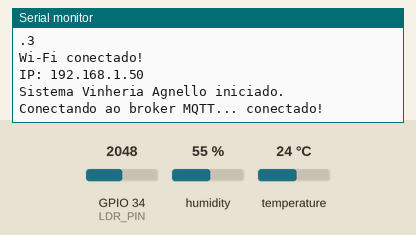
Bench run of a sketch on a simulated ESP32. Shown: the last lines printed to the serial monitor. The inputs (shaded band) are chosen by the test bench; at power-on: humidity 55 %, GPIO 34 (LDR_PIN) = 2048, temperature 24 °C. WiFi joins after 1.5 s; servers stay silent unless stated; random numbers use the default seed unless the sketch sets one; no MQTT or app messages arrive unless stated.

Above: at 2.7 s.
2.8 s: humidity set to 22 %
At 5.4 s:
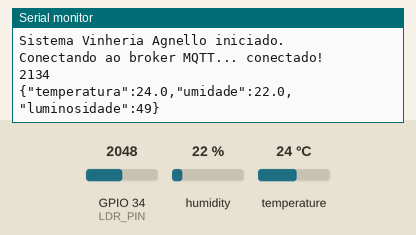
9.5 s: GPIO 34 (LDR_PIN) set to 2866
At 12.7 s:
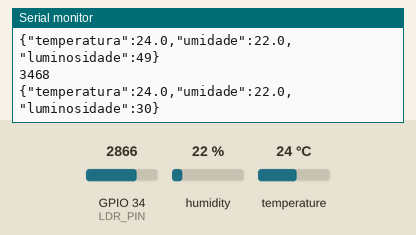
15.0 s: temperature set to 12 °C
At 16.9 s:
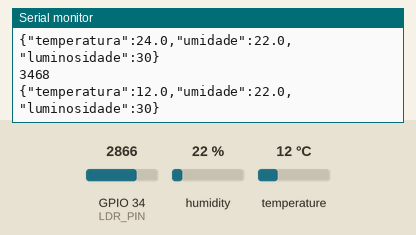
20.5 s: GPIO 34 (LDR_PIN) set to 3603
At 25.4 s:
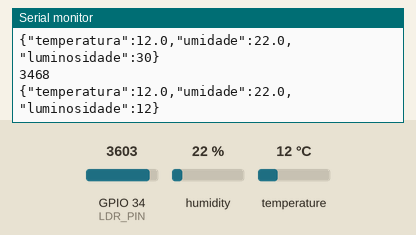
26.0 s: humidity set to 40 %
At 28.5 s:
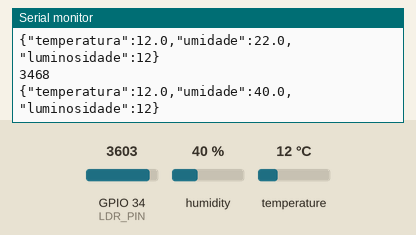
Timing chart, 0 to 30.0 s (numbered marks = the images above; inputs shaded):
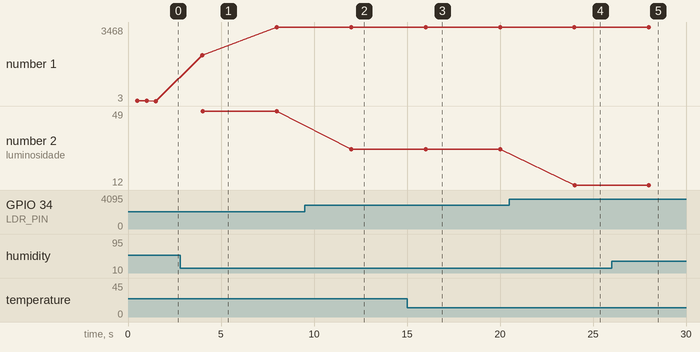

The sketch:

sketch.ino
```cpp
#include <WiFi.h>
#include <PubSubClient.h>
#include <DHT.h>

// CONFIGURAÇÕES DOS SENSORES

#define DHT_PIN 15
#define DHT_TYPE DHT22

#define LDR_PIN 34

DHT dht(DHT_PIN, DHT_TYPE);


// CONFIGURAÇÕES WI-FI

// Wi-Fi padrão utilizado pelo Wokwi
const char* ssid = "Wokwi-GUEST";
const char* password = "";


// CONFIGURAÇÕES MQTT

const char* mqtt_server = "broker.hivemq.com";
const int mqtt_port = 1883;


// Tópicos utilizados pela aplicação

const char* topicTemperatura =
  "Fiap/iot/3ESOA-2026/xfive/temperatura";

const char* topicUmidade =
  "Fiap/iot/3ESOA-2026/xfive/umidade";

const char* topicLuminosidade =
  "Fiap/iot/3ESOA-2026/xfive/luminosidade";

const char* topicSensores =
  "Fiap/iot/3ESOA-2026/xfive/todos";


// OBJETOS DE CONEXÃO

WiFiClient espClient;
PubSubClient mqttClient(espClient);


// CONTROLE DO INTERVALO DE LEITURA

unsigned long ultimaLeitura = 0;

const unsigned long intervaloLeitura = 4000;


// CONEXÃO WI-FI

void conectarWiFi() {

  Serial.print("Conectando ao Wi-Fi");

  WiFi.begin(ssid, password);

  while (WiFi.status() != WL_CONNECTED) {

    delay(500);

    Serial.print(".");

    Serial.println(WiFi.status());
  }

  Serial.println();

  Serial.println("Wi-Fi conectado!");

  Serial.print("IP: ");

  Serial.println(WiFi.localIP());
}


// CONEXÃO COM O BROKER MQTT

void conectarMQTT() {

  while (!mqttClient.connected()) {

    Serial.print("Conectando ao broker MQTT...");

    // ID aleatório para evitar conflito entre diferentes ESP32
    String clientId = "VinheriaAgnello-";

    clientId += String(random(0xffff), HEX);

    if (mqttClient.connect(clientId.c_str())) {

      Serial.println(" conectado!");

    } else {

      Serial.print(" erro: ");

      Serial.println(mqttClient.state());

      delay(2000);
    }
  }
}


// SETUP

void setup() {

  Serial.begin(115200);

  dht.begin();

  pinMode(LDR_PIN, INPUT);

  conectarWiFi();

  mqttClient.setServer(mqtt_server, mqtt_port);

  Serial.println("Sistema Vinheria Agnello iniciado.");
}


// LOOP PRINCIPAL

int contador = 0;

void loop() {

  if (!mqttClient.connected()) {

    conectarMQTT();
  }

  mqttClient.loop();


  unsigned long tempoAtual = millis();


  // Executa leitura a cada 4000 ms

  contador = contador + 1;

  if (tempoAtual - ultimaLeitura >= intervaloLeitura) {

    Serial.println(contador);
    contador = 0;

    ultimaLeitura = tempoAtual;


    // LEITURA DO DHT22

    float temperatura = dht.readTemperature();

    float umidade = dht.readHumidity();


    // LEITURA DO LDR

    int valorLDR = analogRead(LDR_PIN);


    // Converte leitura analógica para percentual

    int luminosidade = map(
      valorLDR,
      4095,
      0,
      0,
      100
    );


    // VALIDAÇÃO DO DHT22

    if (isnan(temperatura) || isnan(umidade)) {

      Serial.println("Erro ao ler DHT22");

      return;
    }


    // JSON PARA SERIAL E MQTT

    String json = "{";

    json += "\"temperatura\":";
    json += String(temperatura, 1);

    json += ",";

    json += "\"umidade\":";
    json += String(umidade, 1);

    json += ",";

    json += "\"luminosidade\":";
    json += String(luminosidade);

    json += "}";


    // Exibe JSON na porta serial

    Serial.println(json);


    // PUBLICAÇÃO MQTT

    mqttClient.publish(
      topicTemperatura,
      String("{\"temperatura\": " +  String(temperatura, 1) + "}").c_str()
    );

    mqttClient.publish(
      topicUmidade,
      String("{\"umidade\": " +  String(umidade, 1) + "}").c_str()
    );

    mqttClient.publish(
      topicLuminosidade,
      String("{\"luminosidade\": " +  String(luminosidade) + "}").c_str()
    );

    mqttClient.publish(
      topicSensores,
      json.c_str()
    );
  }
}
```

Measured:
- after the input at 2.8 s, the serial monitor: prints a new line after 1.2 s (image 1)
- after the input at 9.5 s, the serial monitor: prints a new line after 2.5 s (image 2)
- after the input at 15.0 s, the serial monitor: prints a new line after 1.0 s (image 3)
- after the input at 20.5 s, the serial monitor: prints a new line after 3.5 s (image 4)
- after the input at 26.0 s, the serial monitor: prints a new line after 2.0 s (image 5)
- plotted number 2: 49 → 30 after the input at 9.5 s
